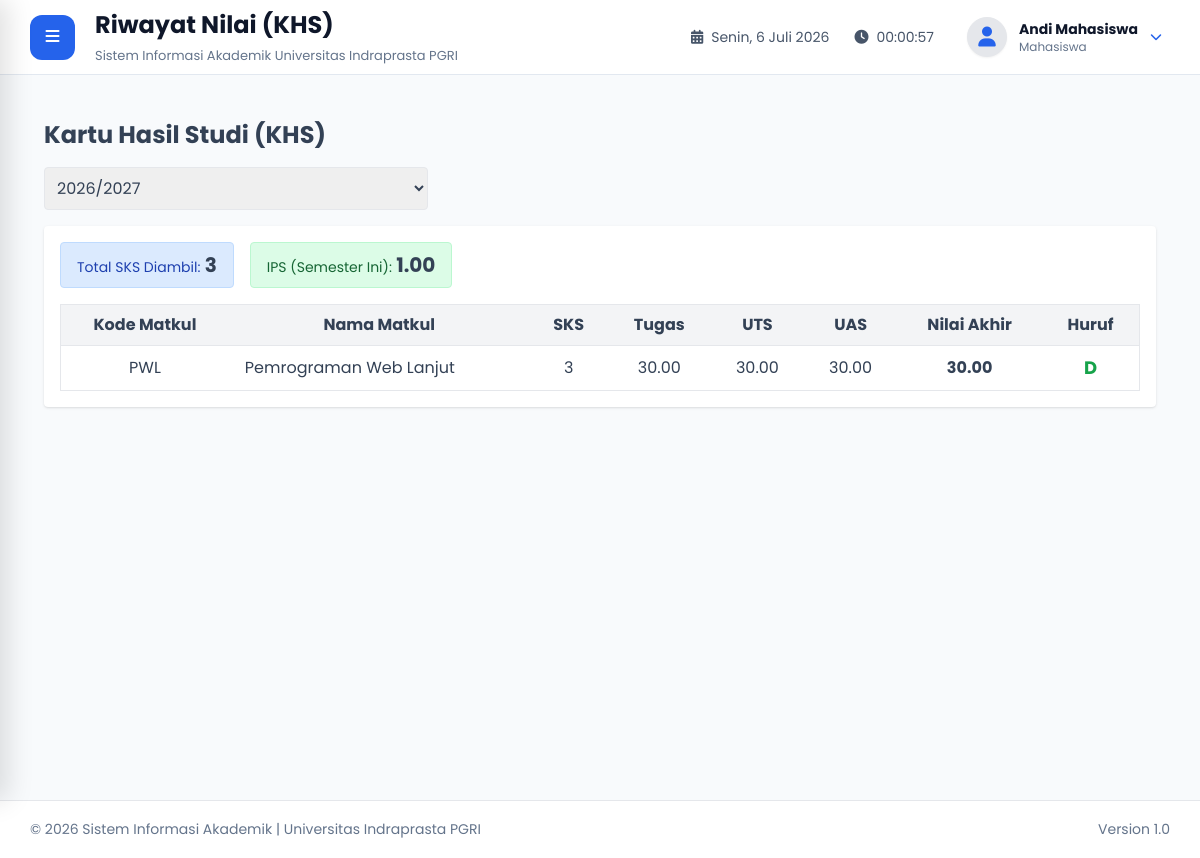
Page /mahasiswa/nilai.php (signed in) on the committed database.
### tables this page shows
CREATE TABLE IF NOT EXISTS `nilai` (
  `id_nilai` char(36) NOT NULL,
  `id_peserta_kelas` char(36) NOT NULL,
  `tugas` decimal(5,2) DEFAULT NULL,
  `uts` decimal(5,2) DEFAULT NULL,
  `uas` decimal(5,2) DEFAULT NULL,
  `nilai_akhir` decimal(5,2) DEFAULT NULL,
  `nilai_huruf` char(2) DEFAULT NULL,
  PRIMARY KEY (`id_nilai`),
  UNIQUE KEY `id_peserta_kelas` (`id_peserta_kelas`),
  CONSTRAINT `nilai_ibfk_1` FOREIGN KEY (`id_peserta_kelas`) REFERENCES `peserta_kelas` (`id_peserta_kelas`) ON DELETE CASCADE
);

CREATE TABLE IF NOT EXISTS `mata_kuliah` (
  `id_matkul` char(36) NOT NULL,
  `id_prodi` char(36) NOT NULL,
  `kode_matkul` varchar(20) NOT NULL,
  `nama_matkul` varchar(100) NOT NULL,
  `sks` int NOT NULL,
  PRIMARY KEY (`id_matkul`),
  UNIQUE KEY `kode_matkul` (`kode_matkul`),
  KEY `id_prodi` (`id_prodi`),
  CONSTRAINT `mata_kuliah_ibfk_1` FOREIGN KEY (`id_prodi`) REFERENCES `prodi` (`id_prodi`) ON DELETE CASCADE
);

### mahasiswa/nilai.php (the view, shortened to what this page needs)
<?php
require_once "../layout/header.php";
require_once "../layout/sidebar.php";
require_once "../layout/navbar.php";
$id_user = $_SESSION['user_id'];
$stmtM = $pdo->prepare("SELECT id_mahasiswa FROM mahasiswa WHERE id_user = ?");
$stmtM->execute([$id_user]);
$id_mahasiswa = $stmtM->fetchColumn();
$periodeList = $pdo->prepare("
    SELECT DISTINCT pa.id_periode, pa.nama_periode, pa.tanggal_mulai
    FROM peserta_kelas pk
    JOIN kelas_perkuliahan kp ON pk.id_kelas_perkuliahan = kp.id_kelas_perkuliahan
    JOIN periode_akademik pa ON kp.id_periode = pa.id_periode
    WHERE pk.id_mahasiswa = ?
    ORDER BY pa.tanggal_mulai DESC
");
$periodeList->execute([$id_mahasiswa]);
$periodes = $periodeList->fetchAll();
$filterPeriode = $_GET['periode'] ?? ($periodes[0]['id_periode'] ?? '');
$listNilai = [];
$ips = 0;
$totalSks = 0;
$totalMutu = 0;
if ($filterPeriode) {
    $qNilai = $pdo->prepare("
        SELECT m.kode_matkul, m.nama_matkul, m.sks, n.tugas, n.uts, n.uas, n.nilai_akhir, n.nilai_huruf, b.bobot
        FROM nilai n
        JOIN peserta_kelas pk ON n.id_peserta_kelas = pk.id_peserta_kelas
        JOIN kelas_perkuliahan kp ON pk.id_kelas_perkuliahan = kp.id_kelas_perkuliahan
        JOIN mata_kuliah m ON kp.id_matkul = m.id_matkul
        LEFT JOIN bobot_nilai b ON n.nilai_huruf = b.nilai_huruf
        WHERE pk.id_mahasiswa = ? AND kp.id_periode = ?
    ");
    $qNilai->execute([$id_mahasiswa, $filterPeriode]);
    $listNilai = $qNilai->fetchAll();
    foreach($listNilai as $nl) {
        $totalSks += $nl['sks'];
        if ($nl['bobot'] !== null) {
            $totalMutu += ($nl['sks'] * $nl['bobot']);
        }
    }
    $ips = $totalSks > 0 ? ($totalMutu / $totalSks) : 0;
}
?>
<div class="p-6">
    <h1 class="text-2xl font-bold mb-4">Kartu Hasil Studi (KHS)</h1>
    <form method="GET" class="mb-4 flex gap-2 max-w-sm">
        <select name="periode" class="w-full border p-2 rounded" onchange="this.form.submit()">
            <?php if(empty($periodes)): ?>
                <option value="">-- Belum ada riwayat periode --</option>
            <?php else: ?>
                <?php foreach($periodes as $p): ?>
                    <option value="<?= $p['id_periode'] ?>" <?= $p['id_periode']==$filterPeriode?'selected':'' ?>><?= htmlspecialchars($p['nama_periode']) ?></option>
                <?php endforeach; ?>
            <?php endif; ?>
        </select>
    </form>
    <?php if($filterPeriode && empty($listNilai)): ?>
        <div class="bg-white p-4 rounded shadow">Nilai untuk periode ini belum tersedia (atau belum diinput dosen).</div>
    <?php elseif($filterPeriode): ?>
        <div class="bg-white rounded shadow p-4">
            <div class="mb-4 flex gap-4">
                <div class="bg-blue-100 px-4 py-2 rounded border border-blue-200">
                    <span class="text-sm text-blue-800">Total SKS Diambil:</span> <strong class="text-xl"><?= $totalSks ?></strong>
                </div>
                <div class="bg-green-100 px-4 py-2 rounded border border-green-200">
                    <span class="text-sm text-green-800">IPS (Semester Ini):</span> <strong class="text-xl"><?= number_format($ips, 2) ?></strong>
                </div>
            </div>
            <table class="min-w-full border">
                <thead class="bg-gray-100">
                    <tr>
                        <th class="py-2 px-4 border-b">Kode Matkul</th>
                        <th class="py-2 px-4 border-b">Nama Matkul</th>
                        <th class="py-2 px-4 border-b">SKS</th>
                        <th class="py-2 px-4 border-b">Tugas</th>
                        <th class="py-2 px-4 border-b">UTS</th>
                        <th class="py-2 px-4 border-b">UAS</th>
                        <th class="py-2 px-4 border-b">Nilai Akhir</th>
                        <th class="py-2 px-4 border-b">Huruf</th>
                    </tr>
                </thead>
                <tbody>
                    <?php foreach($listNilai as $nl): ?>
                    <tr>
                        <td class="py-2 px-4 border-b text-center"><?= htmlspecialchars($nl['kode_matkul']) ?></td>
                        <td class="py-2 px-4 border-b"><?= htmlspecialchars($nl['nama_matkul']) ?></td>
                        <td class="py-2 px-4 border-b text-center"><?= $nl['sks'] ?></td>
                        <td class="py-2 px-4 border-b text-center"><?= $nl['tugas'] ?? '-' ?></td>
                        <td class="py-2 px-4 border-b text-center"><?= $nl['uts'] ?? '-' ?></td>
                        <td class="py-2 px-4 border-b text-center"><?= $nl['uas'] ?? '-' ?></td>
                        <td class="py-2 px-4 border-b text-center font-bold"><?= $nl['nilai_akhir'] !== null ? number_format($nl['nilai_akhir'], 2) : '-' ?></td>
                        <td class="py-2 px-4 border-b text-center font-bold text-lg <?= $nl['bobot']==0 ? 'text-red-500' : 'text-green-600' ?>">
                            <?= $nl['nilai_huruf'] ?? '-' ?>
                        </td>
                    </tr>
                    <?php endforeach; ?>
                </tbody>
            </table>
        </div>
    <?php endif; ?>
</div>
<?php require_once "../layout/footer.php"; ?>

### assets/css/style.css (style rules this page uses)
* { margin:0; padding:0; box-sizing:border-box; font-family:'Poppins',sans-serif; }
html { scroll-behavior:smooth; }
body { background:#f1f5f9; color:#334155; overflow-x:hidden; }
.text-center { text-align:center; }
.mb-4 { margin-bottom:40px; }
.p-2 { padding:20px; }
.shadow { box-shadow:0 10px 25px rgba(0,0,0,.08); }
.rounded { border-radius:12px; }

### rows in the picture
nilai: mata_kuliah.kode_matkul "PWL", mata_kuliah.nama_matkul "Pemrograman Web Lanjut", mata_kuliah.sks "3", tugas "30.00", uts "30.00", uas "30.00", nilai_akhir "30.00", nilai_huruf "D"

### other values in the picture
$pageTitle "Riwayat Nilai (KHS)"
$nama "Andi Mahasiswa"
$role "Mahasiswa"
$totalSks "3"
$ips "1.00"
NAMA_APLIKASI "Sistem Informasi Akademik"
NAMA_KAMPUS "Universitas Indraprasta PGRI"
VERSI "1.0"
form field periode "2026/2027"
